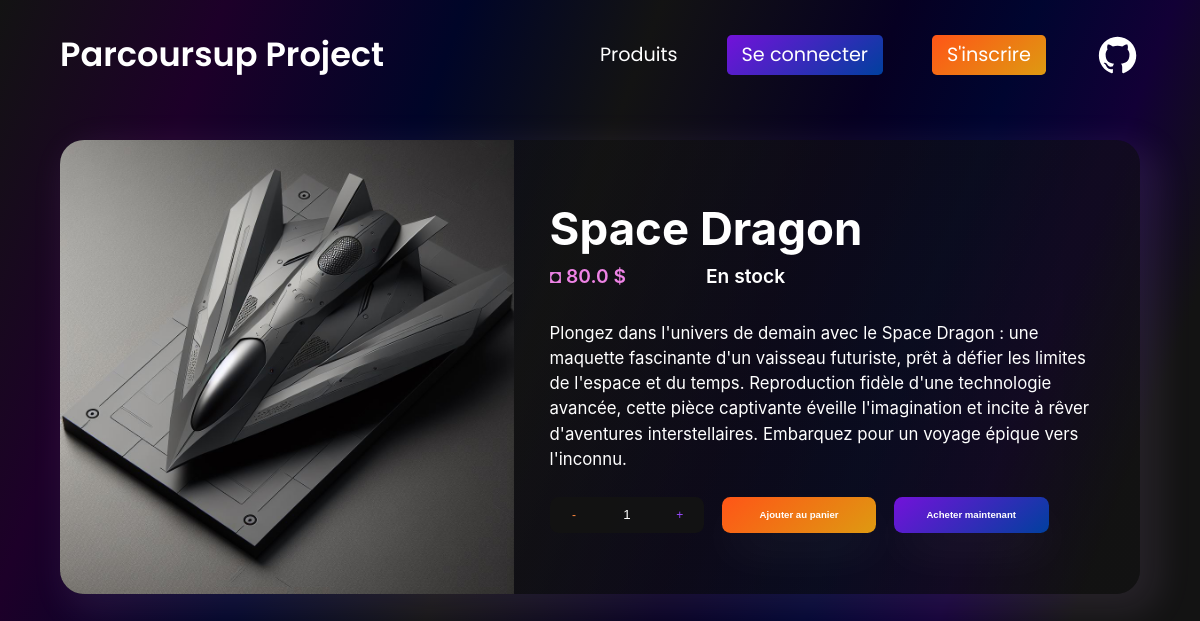
The app's page /products/0 with its own data.
### project/backend/models/product.py (models this page shows)
class Product(db.Model):
    __tablename__ = 'Product'
    ProductId = db.Column(db.Integer, primary_key=True, autoincrement=True)
    Name = db.Column(db.Text)
    Description = db.Column(db.Text)
    Image = db.Column(db.Text)
    Price = db.Column(db.Float)
    Stock = db.Column(db.Integer)

### project/backend/routes/productsPage.py (the view)
@products_blueprint.route('/<int:product_id>', methods=['GET'])
def product_detail(product_id):
    product = Product.query.get(product_id)
    username, user = user_management.get_user_info()
    notification = session.pop('notification', None)
    if product.Stock > 10:
        stock_status = 'En stock'
    elif 0 < product.Stock <= 10:
        stock_status = f'Il reste {product.Stock} produit(s)'
    else:
        stock_status = 'Indisponible'
        return render_template('product_detail_sold_out.html', product=product, product_id=product_id, stock_status=stock_status, connected=bool(user), notification=notification)
    if user :
        return render_template('product_detail.html', product=product, product_id=product_id, stock_status=stock_status, connected=bool(user), notification=notification)
    else :
        return render_template('product_detail.html', product=product, product_id=product_id, stock_status=stock_status, connected=bool(user), notification=notification)

### project/backend/utils/userGestion.py (called while the page is built)
    def get_user_info(self):
        if 'username' in session:
            self.username = session['username']
            self.user = User.query.filter_by(Name=self.username).first()
        return self.username, self.user

### templates/product_detail.html (shortened to what this page needs)
<!DOCTYPE html>
<html lang="en">
<head>
    <link rel="stylesheet" href="{{ url_for('static', filename='css/product_details.css')}}">
    <link rel="stylesheet" href="{{ url_for('static', filename='css/reset.css')}}">
    <link rel="stylesheet" href="{{url_for('static', filename='css/navbar.css')}}">
    <link href='https://unpkg.com/boxicons@2.1.4/css/boxicons.min.css' rel='stylesheet'>
</head>
<body>
    {% if connected %}
        {% include 'connectNavBar.html' %}
    {% else %}
        {% include 'navbar.html' %}
    {% endif %}
    {% block content %}
    <main>
        <img class="block-left" src="{{product.Image}}" alt="{{product.Name}}">
        <div class="block-right">
            <div class="component-top">
                <h2>{{product.Name}}</h2>
                <span class="price-stock">
                    <p>◘ {{product.Price}} $</p>
                    <p>{{stock_status}}</p>
                </span>
            </div>
                <p class="description">
                    {{product.Description}}
                </p>
            <div class="redirect-buttons">
                <form id="productForm" method="post" action="{{ url_for('products.add_item_to_cart', product_id=product.ProductId) }}">
                    <span class="input-wrapper">
                        <button type="button" id="decrement">-</button>
                        <input name='quantity' type="number" value="1" id="quantity" min='1' max='99' />
                        <button type="button" id="increment">+</button>
                    </span>
                    <button class='add_cart_button' type="submit">Ajouter au panier</button>
                    <button class='pay_button' type="submit" formaction="{{ url_for('products.purchase', product_id=product.ProductId) }}">Acheter maintenant</button>
                </form>
            </div>
        </div>
    </main>
    {% endblock content%}
</body>
</html>

### static/css/product_details.css (style rules this page uses)
body { background: rgb(19,19,19); background: linear-gradient(111deg, rgba(19,19,19,1) 0%, rgba(29,0,41,1) 15%, rgba(0,5,40,1) 31%, rgba(19,19,19,1) 44%, rgba(6,0,34,1) 60%, rgba(0,5,48,1) 69%, rgba(18,0,54,1) 78%, rgba(19,19,19,1) 87%, rgba(19,19,19,1) 100%); background-repeat: no-repeat; background-size: 100vw ; background-attachment: fixed; display: flex; flex-direction: column; align-items: center; overflow-y: hidden; }
main { background: rgb(20,20,20); background: linear-gradient(90deg, rgba(20, 20, 20, 0.532) 0%, rgba(18, 18, 18, 0.56) 100%); box-shadow: 0 0 40px rgba(8,7,16,0.6); box-shadow: 12px 12px 35px 8px rgba(234,190,255,0.09); -webkit-box-shadow: 12px 12px 35px 8px rgba(234,190,255,0.09); -moz-box-shadow: 12px 12px 35px 8px rgba(234,190,255,0.09); border-radius:2vw; margin-top: 50px; margin-bottom: 40px; width: 90vw; display: grid; grid-template-columns: 42% 58%; font-family: -apple-system, BlinkMacSystemFont, "Segoe UI", "Roboto", "Oxygen", "Ubuntu", "Cantarell", "Fira Sans", "Droid Sans", "Helvetica Neue", sans-serif; }
main .block-left { width: 100%; height: 100%; object-fit: cover; overflow: hidden; border-top-left-radius: inherit; border-bottom-left-radius: inherit; }
main .block-right { width: auto; padding: 3vw; display: flex; flex-direction: column; justify-content:space-evenly; }
.input-wrapper { width: 31%; height: 100%; display: flex; border-radius: 0.7vw; }
input[type="number"] { -moz-appearance: textfield; padding: 10px; text-align: center; }
.input-wrapper * { background: rgba(19, 19, 19, 0.934); color: #fff; border: none; width: 50px; flex: 1; }
.input-wrapper button { cursor: pointer; font-size: 1vw; }
.input-wrapper button:first-child { border-radius: 0.7vw 0 0 0.7vw; color: rgb(255, 136, 62); }
.input-wrapper button:last-child { border-radius: 0 0.7vw 0.7vw 0; color: rgb(152, 73, 255); }

### templates/product_detail.html (style rules this page uses)
button { background: rgba(79, 79, 79, 0.543); }

### records on screen
Product: Image (picture), Name "Space Dragon", Price "80.0", Description "Plongez dans l'univers de demain avec le Space Dragon : une maquette fascinante d'un vaisseau futuriste, prêt à défier les limites de l'espace et du temps. Reproduction fidèle d'une technologie avancée, cette pièce captivante éveille l'imagination et incite à rêver d'aventures interstellaires. Embarquez pour un voyage épique vers l'inconnu."

### other values on screen
{{ stock_status }} "En stock"
